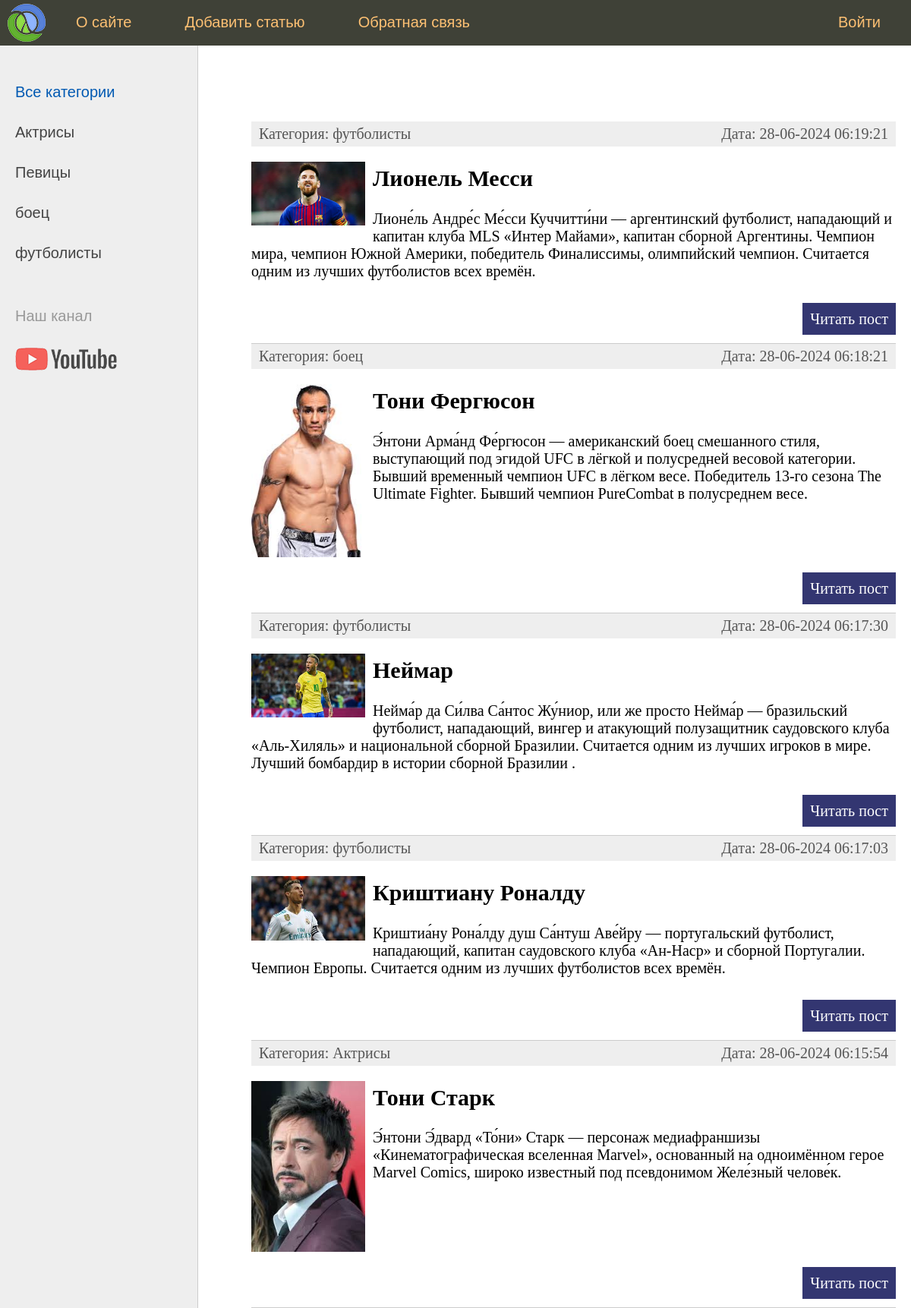
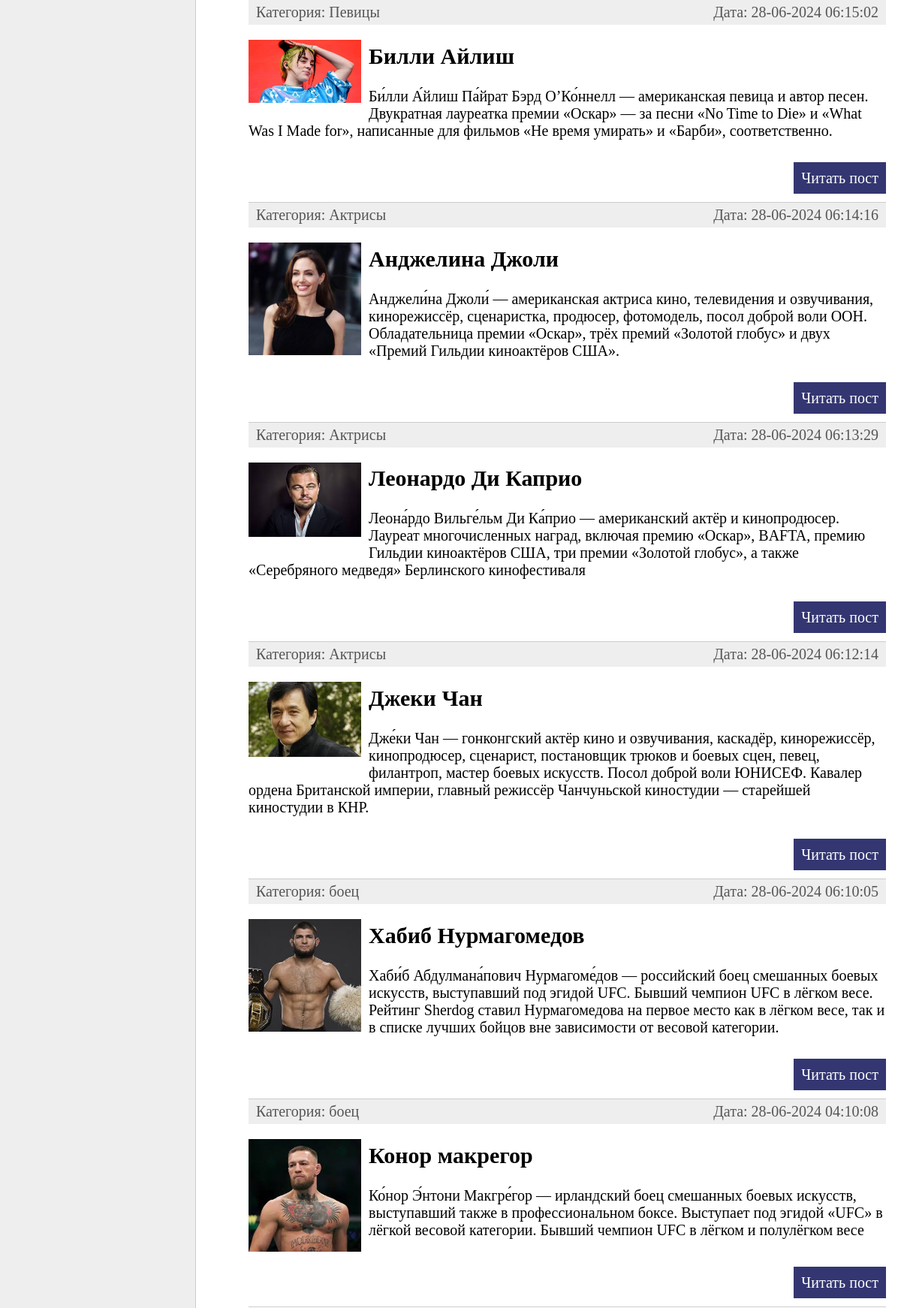
The page / (upper part) on the database its author committed (2 pictures, top to bottom).
### women/models.py (models this page shows, shortened)
class Category(models.Model):
    name = models.CharField(max_length=100, db_index=True, verbose_name="Категория")
    slug = models.SlugField(max_length=255, unique=True, db_index=True, verbose_name="URL")
    def __str__(self):
        return self.name
    def get_absolute_url(self):
        return reverse('category', kwargs={'cat_id': self.pk})
    class Meta:
        verbose_name = 'Категория'
        verbose_name_plural = 'Категории'
        ordering = ['id']

class Women(models.Model):
    title = models.CharField(max_length=255, verbose_name="Заголовок")
    slug = models.SlugField(max_length=255, unique=True, db_index=True, verbose_name="URL")
    content = models.TextField(blank=True, verbose_name="Текст статьи")
    photo = models.ImageField(upload_to="photos/%Y/%m/%d/", verbose_name="Фото")
    time_create = models.DateTimeField(auto_now_add=True, verbose_name="Время создания")
    time_update = models.DateTimeField(auto_now=True, verbose_name="Время изменения")
    is_published = models.BooleanField(default=True, verbose_name="Публикация")
    cat = models.ForeignKey('Category', on_delete=models.PROTECT, verbose_name="Категории")
    def get_absolute_url(self):
        return reverse('post', kwargs={'post_slug': self.slug})
    class Meta:
        verbose_name = 'Известные женщины'
        verbose_name_plural = 'Известные женщины'
        ordering = ['-time_create', 'title']

### women/views.py (the view)
# urls.py: path('', index, name='home'),
def index(request):
    posts = Women.objects.all()
    context = {
        'posts': posts,
        'menu': menu,
        'title': 'Главная страница',
        'cat_selected': 0,
    }
    return render(request, 'women/index.html', context=context)

### women/templatetags/women_tags.py (called while the page is built)
@register.inclusion_tag('women/list_categories.html')
def show_categories(sort=None, cat_selected=0):
    if not sort:
        cats = Category.objects.all()
    else:
        cats = Category.objects.order_by(sort)
    return {"cats": cats, "cat_selected": cat_selected}

### women/templates/women/index.html (shortened to what this page needs)
{% extends 'women/base.html' %}
{% block content %}
<ul class="list-articles">
	{% for p in posts %}
			<li><div class="article-panel">
	<p class="first">Категория: {{p.cat}}</p>
	<p class="last">Дата: {{p.time_update|date:"d-m-Y H:i:s"}}</p>
</div>
{% if p.photo %}
	<p><img class="img-article-left thumb" src="{{p.photo.url}}"></p>
{% endif %}
				<h2>{{p.title}}</h2>
	{% autoescape on %}
	{{p.content|linebreaks|truncatewords:50}}
	{% endautoescape %}
			<p class="link-read-post"><a href="{{ p.get_absolute_url }}">Читать пост</a></p>
			</li>
	{% endfor %}
</ul>
{% endblock %}

### women/templates/women/list_categories.html
{% for c in cats %}
	{% if c.pk == cat_selected %}
		<li class="selected">{{c.name}}</li>
	{% else %}
		<li><a href="{{ c.get_absolute_url }}">{{c.name}}</a></li>
	{% endif %}
{% endfor %}

### women/static/women/css/styles.css (style rules this page uses)
html, body { font-family: 'Arial'; margin: 0; padding: 0; height: 100%; width: 100%; color: #444; }
a { color: #0059b2; text-decoration: none; }
img { max-width: 600px; height: auto; }
img.img-article-left { max-width: 300px; height: auto; float: left; padding: 0 10px 10px 0; }
img.img-article-left.thumb { max-width: 150px; height: auto; }
p.link-read-post { text-align: right; }
p.link-read-post a { padding: 10px; min-width: 100px; background: #333671; color: #fff; text-decoration: none; }
div.article-panel { background: #eee; padding: 5px 10px 5px 10px; box-sizing border-box; overflow: hidden; color: #555; }
div.article-panel p.first { margin: 0; float: left; }
div.article-panel p.last { margin: 0; float: right; }
ul.list-articles { list-style: none; margin: 0; padding: 0; }
ul.list-articles li { border-bottom: 1px solid #ccc; }
.left-chapters ul li { margin: 30px 0 0 0; color: #999; }
.left-chapters ul li a { color: #444; text-decoration: none; }

### rows shown on the page
Category: name "Актрисы"
Category: name "Певицы"
Category: name "боец"
Category: name "футболисты"
Women: cat "футболисты", time_update "28-06-2024 06:19:21", photo (picture), title "Лионель Месси", content "Лионе́ль Андре́с Ме́сси Куччитти́ни — аргентинский футболист, нападающий и капитан клуба MLS «Интер Майами», капитан сборной Аргентины. Чемпион мира, чемпион Южной Америки, победитель Финалиссимы, олимпийский чемпион. Считается одним из лучших футболистов всех времён."
Women: cat "боец", time_update "28-06-2024 06:18:21", photo (picture), title "Тони Фергюсон", content "Э́нтони Арма́нд Фе́ргюсон — американский боец смешанного стиля, выступающий под эгидой UFC в лёгкой и полусредней весовой категории. Бывший временный чемпион UFC в лёгком весе. Победитель 13-го сезона The Ultimate Fighter. Бывший чемпион PureCombat в полусреднем весе."
Women: cat "футболисты", time_update "28-06-2024 06:17:30", photo (picture), title "Неймар", content "Нейма́р да Си́лва Са́нтос Жу́ниор, или же просто Нейма́р — бразильский футболист, нападающий, вингер и атакующий полузащитник саудовского клуба «Аль-Хиляль» и национальной сборной Бразилии. Считается одним из лучших игроков в мире. Лучший бомбардир в истории сборной Бразилии ."
Women: cat "футболисты", time_update "28-06-2024 06:17:03", photo (picture), title "Криштиану Роналду", content "Криштиа́ну Рона́лду душ Са́нтуш Аве́йру — португальский футболист, нападающий, капитан саудовского клуба «Ан-Наср» и сборной Португалии. Чемпион Европы. Считается одним из лучших футболистов всех времён."
Women: cat "Актрисы", time_update "28-06-2024 06:15:54", photo (picture), title "Тони Старк", content "Э́нтони Э́двард «То́ни» Старк — персонаж медиафраншизы «Кинематографическая вселенная Marvel», основанный на одноимённом герое Marvel Comics, широко известный под псевдонимом Желе́зный челове́к."
Women: cat "Певицы", time_update "28-06-2024 06:15:02", photo (picture), title "Билли Айлиш", content "Би́лли А́йлиш Па́йрат Бэрд О’Ко́ннелл — американская певица и автор песен. Двукратная лауреатка премии «Оскар» — за песни «No Time to Die» и «What Was I Made for», написанные для фильмов «Не время умирать» и «Барби», соответственно."
Women: cat "Актрисы", time_update "28-06-2024 06:14:16", photo (picture), title "Анджелина Джоли", content "Анджели́на Джоли́ — американская актриса кино, телевидения и озвучивания, кинорежиссёр, сценаристка, продюсер, фотомодель, посол доброй воли ООН. Обладательница премии «Оскар», трёх премий «Золотой глобус» и двух «Премий Гильдии киноактёров США»."
Women: cat "Актрисы", time_update "28-06-2024 06:13:29", photo (picture), title "Леонардо Ди Каприо", content "Леона́рдо Вильге́льм Ди Ка́прио — американский актёр и кинопродюсер. Лауреат многочисленных наград, включая премию «Оскар», BAFTA, премию Гильдии киноактёров США, три премии «Золотой глобус», а также «Серебряного медведя» Берлинского кинофестиваля"
Women: cat "Актрисы", time_update "28-06-2024 06:12:14", photo (picture), title "Джеки Чан", content "Дже́ки Чан — гонконгский актёр кино и озвучивания, каскадёр, кинорежиссёр, кинопродюсер, сценарист, постановщик трюков и боевых сцен, певец, филантроп, мастер боевых искусств. Посол доброй воли ЮНИСЕФ. Кавалер ордена Британской империи, главный режиссёр Чанчуньской киностудии — старейшей киностудии в КНР."
Women: cat "боец", time_update "28-06-2024 06:10:05", photo (picture), title "Хабиб Нурмагомедов", content "Хаби́б Абдулмана́пович Нурмагоме́дов — российский боец смешанных боевых искусств, выступавший под эгидой UFC. Бывший чемпион UFC в лёгком весе. Рейтинг Sherdog ставил Нурмагомедова на первое место как в лёгком весе, так и в списке лучших бойцов вне зависимости от весовой категории."
Women: cat "боец", time_update "28-06-2024 04:10:08", photo (picture), title "Конор макрегор", content "Ко́нор Э́нтони Макгре́гор — ирландский боец смешанных боевых искусств, выступавший также в профессиональном боксе. Выступает под эгидой «UFC» в лёгкой весовой категории. Бывший чемпион UFC в лёгком и полулёгком весе"

### other values the page prints
{{ m.title }} "О сайте" "Добавить статью" "Обратная связь"
{{ m.title }} "Войти"
